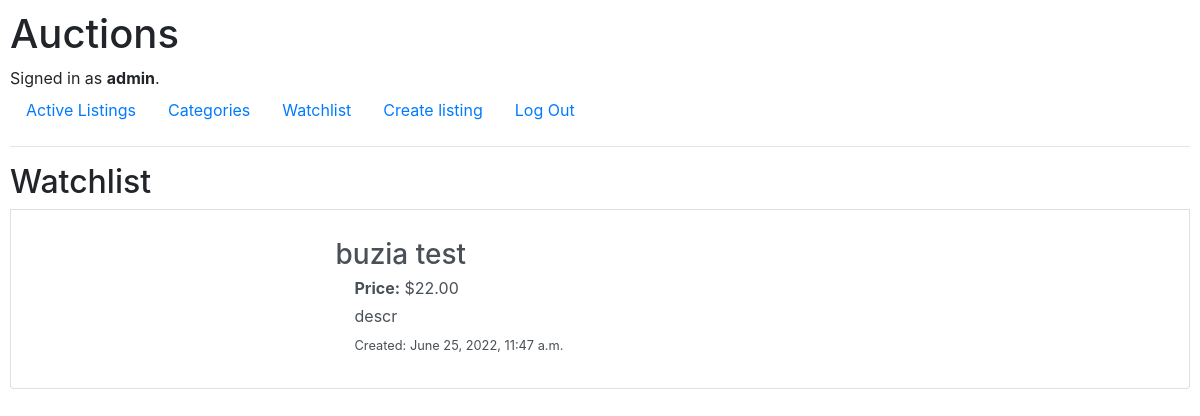
/watchlist (signed in), run on an earlier commit of the app's database.
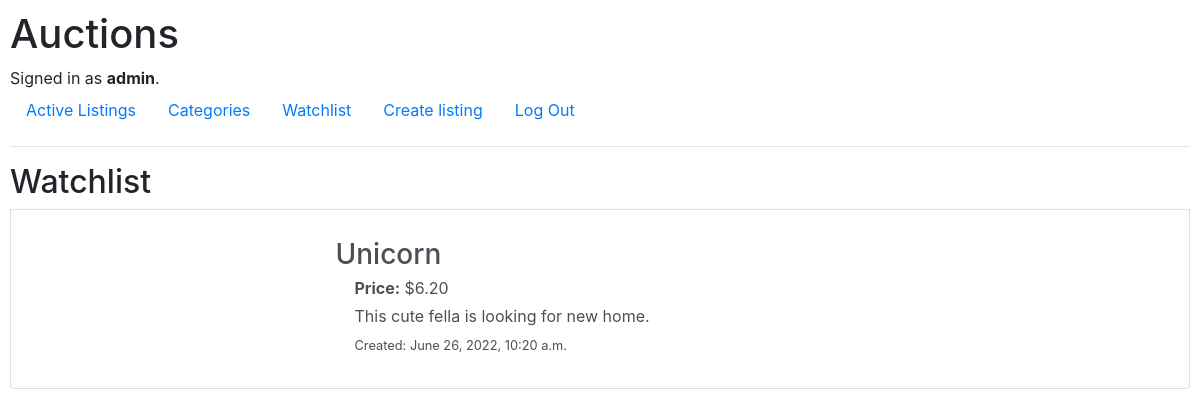
And on a later commit of the database.
### auctions/models.py (models this page shows, shortened)
class Watchlist(models.Model):
    id = models.UUIDField(primary_key=True, default=uuid.uuid4, editable=False)
    user = models.ForeignKey('User', on_delete=models.CASCADE, related_name='user_watchlist')
    listing = models.ForeignKey('Listing', on_delete=models.CASCADE)
    data = models.CharField(max_length=20)
    class Meta:
        unique_together = ('user', 'listing')

class Listing(models.Model):
    id = models.UUIDField(primary_key=True, default=uuid.uuid4, editable=False)
    title = models.CharField(max_length=25)
    image_url = models.URLField(blank=True, max_length=256)
    description = models.TextField()
    user = models.ForeignKey('User', on_delete=models.CASCADE, related_name='userListings')
    current_bid = models.DecimalField(max_digits=8, decimal_places=2)
    category = models.ForeignKey('Category', on_delete=models.SET('Other'), related_name='categoryListings')
    winner = models.ForeignKey('User', on_delete=models.SET(None), null=True, blank=True)
    datetime = models.DateTimeField(auto_now_add=True)
    isActive = models.BooleanField(default=True)

### auctions/views.py (the view, shortened to what this page needs)
# urls.py: path("watchlist", views.watchlist, name="watchlist"),
@login_required
@require_http_methods(["POST", "GET"])
def watchlist(request):
    if request.method == "GET":
        watchlist = Watchlist.objects.all().filter(user = request.user.id)
        return render(request, "auctions/watchlist.html", {
        'watchlist' : watchlist,
    })

### auctions/templates/auctions/watchlist.html (shortened to what this page needs)
{% extends "auctions/layout.html" %}
{% block body %}
<h2>Watchlist</h2>
{%if watchlist %}
            {%for item in watchlist%}
                <a href={{item.listing.id}} class="list-group-item list-group-item-action">
                    <div class="d-flex flex-row align-items-center  m-2">
                        <div class="p-2 w-25">
                        </div>
                        <div class="p-2 ml-2">
                            <h3 class="mb-1">{{item.listing.title}}</h3>
                            <div class="row align-items-start m-1">
                                <div class="col">
                                    <span class="font-weight-bold">Price:</span> ${{item.listing.current_bid}}
                                </div>
                            </div>
                            <div class="row align-items-start m-1">
                                <div class="col">
                                   {{item.listing.description}}
                                </div>
                            </div>
                            <div class="row align-items-start m-1">
                                <div class="col font-weight-lighter">
                                    <small>Created: {{item.listing.datetime}}</small>
                                </div>
                            </div>
                        </div>
                    </div>
                </a>
            {% endfor %}
{%else%}
    <h3>No listings</h3>
{%endif%}
{% endblock %}

What changed in the data, as far as the page shows it:
removed Watchlist: listing "buzia test", listing.current_bid "22.00", listing.description "descr", listing.datetime "June 25, 2022, 11:47 a.m."
added Watchlist: listing "Unicorn", listing.current_bid "6.20", listing.description "This cute fella is looking for new home.", listing.datetime "June 26, 2022, 10:20 a.m."
